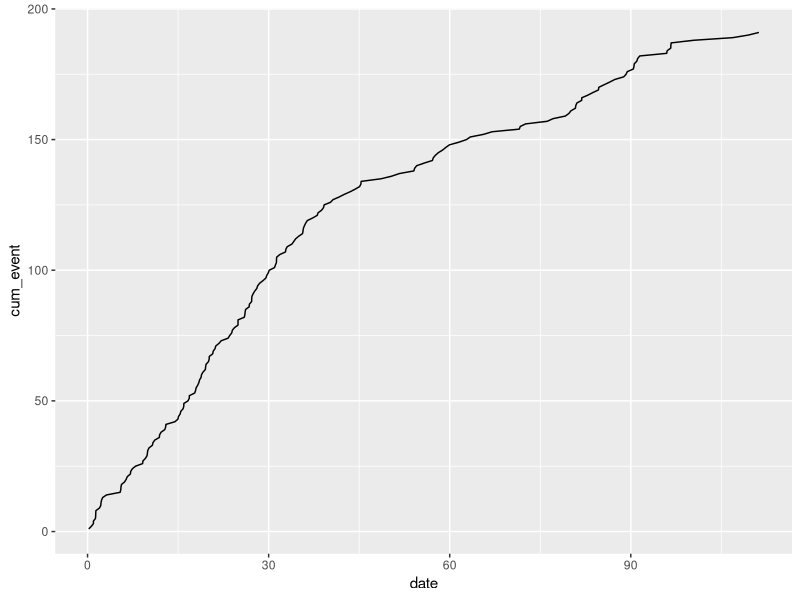
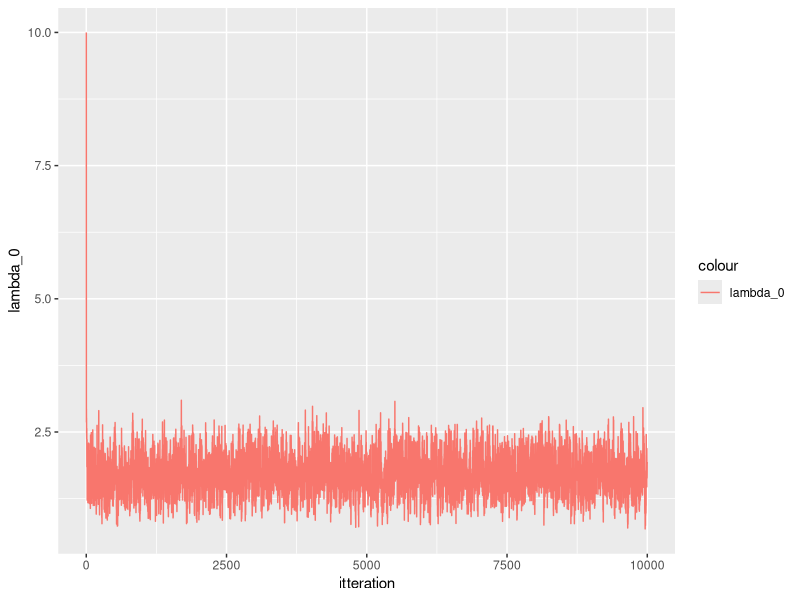
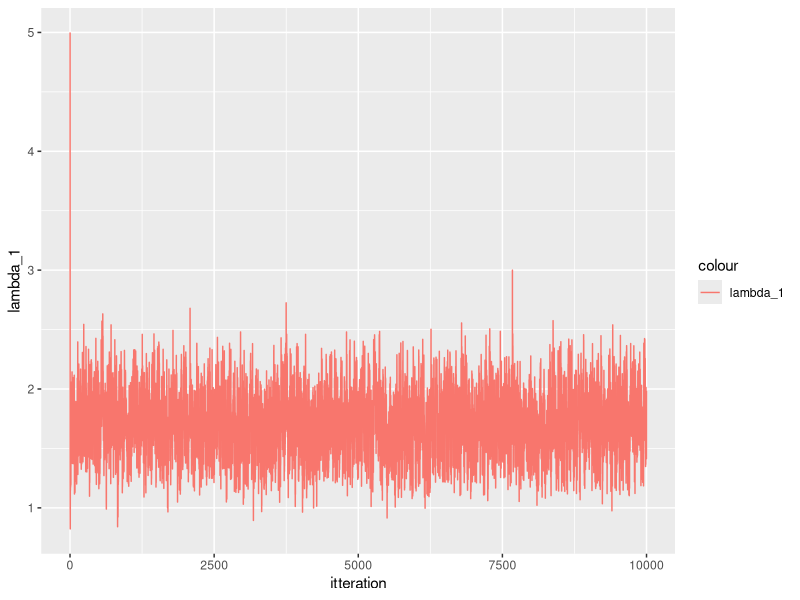
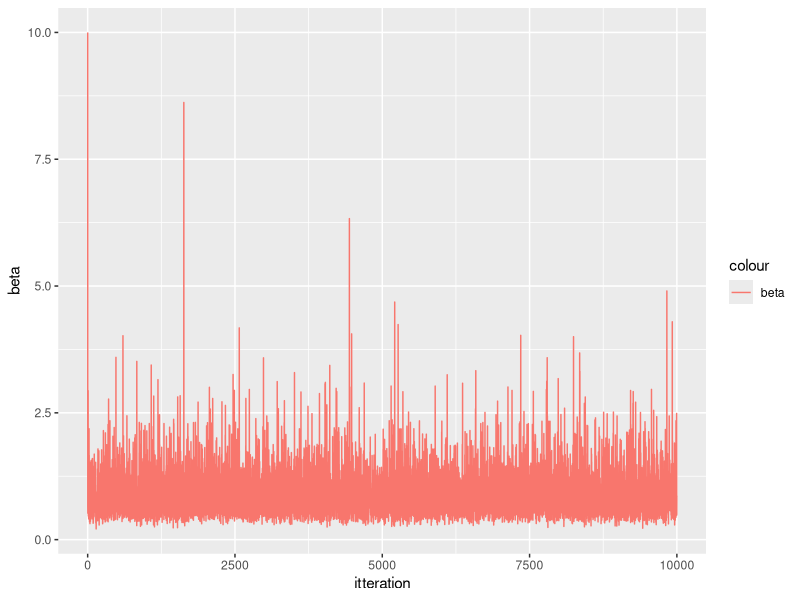
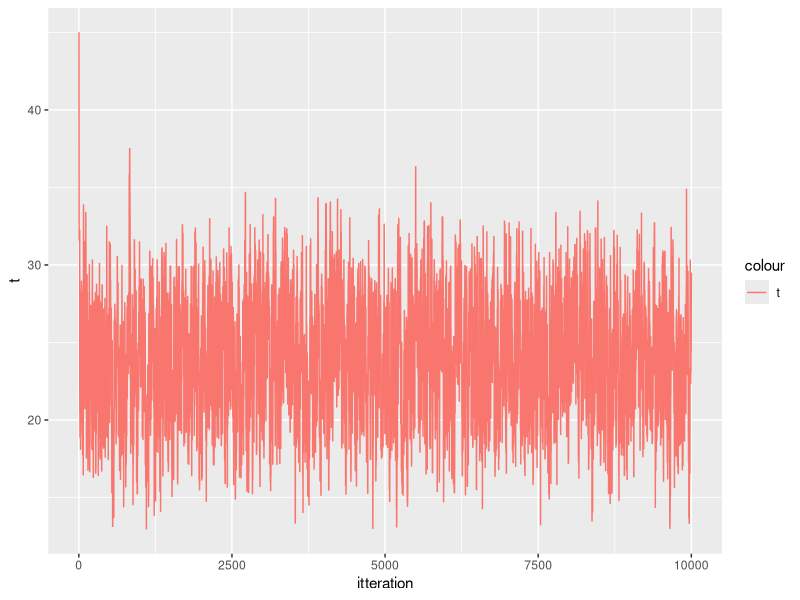

Here is the R script that generated these plots, in order:
#implemetn MCMC


# Want Q to be a random walk


# f_cond_beta <- function(beta, lambda_0, lambda_1){
#   return(exp(-1/beta * (lambda_0 + lambda_1 + 1))*(1/beta)^5)
# }

f_cond_t <- function(beta, lambda_0, lambda_1, y_0, y_1){
  return(lambda_0^{y_0+1} *lambda_1^{y_1+1}*exp(-t* (lambda_0 - lambda_1 )))
}

MH_alg <- function(n,data, t_0,t_2, t, lambda_0,lambda_1, beta, sigma){

  y_0 = sum(data[date <t]$event)
  y_1 = sum(data[date>= t]$event)
  y_0
  y_1
  results <- matrix(nrow = n, ncol = 4)
  results[1, 1:4] <- c(t, lambda_0, lambda_1, beta)
  for(i in 2:n){
    results[2:10, 1:4]
    #print("t")
    #print(results[i-1,1])
    y_0 = sum(data[date <results[i-1,1]]$event)
    y_1 = sum(data[date>= results[i-1,1]]$event)
    #print(i)
    #gibs step
    
    lambda_0 <- rgamma(1, (y_0 + 2 ), scale= (1/(t - t_0 + 1/beta))) #stemmer shape param?
    lambda_1 <- rgamma(1, (y_1 + 2 ), scale=(1/(t_2 - t + 1/beta))) #stemmer shape param?
    lambda_0
    lambda_1
    beta_tilde <- rgamma(1, 6, scale = 1/(lambda_0 + lambda_1 + 1))
    beta <- 1/beta_tilde
    beta
    results[i, 2:4] <- c( lambda_0, lambda_1, beta)
    
    #MH step
    
    t_old <- results[i-1, 1]
    t_new <- rnorm(1, t_old, sigma)
    t_new
    ## acceptannce prob
    a <- min(1, (lambda_0^{y_0+1} *lambda_1^{y_1+1}*exp(-t_new *(lambda_0 - lambda_1 )))/(lambda_0^{y_0+1} *lambda_1^{y_1+1}*exp(-t_old *(lambda_0 - lambda_1 ))))
    a
    u <- runif(1)
    u
    if (u< a){
      results[i, 1] <-  t_new
    } else{
      results[i,1] <- t_old
      }
  }
  return (results)
}


library(boot)
library(data.table)
library(tidyr)
library(ggplot2)

data <- as.data.table(coal)
data[, event:= 1]
data[, cum_event := cumsum(event)]
data[, date := date- 1851]
q <- ggplot(data = data, aes(x = date, y = cum_event))
q <- q + geom_line()
q

t = 45

lambda_0 <- 10 #135/50
lambda_1 <- 5 #56/50
beta = 10

n = 10000
t_0 = 0
t_2 = 112 #maybe should be 1963? 
sigma = 3

sim_MH <- MH_alg(n,data, t_0, t_2, t, lambda_0,lambda_1, beta, sigma)

sim_MH <- as.data.table(sim_MH)

setnames(sim_MH, c("t", "lambda_0", "lambda_1", "beta"))

sim_MH[, itteration := seq(1:n)]
sim_MH

q <- ggplot(data = sim_MH, aes(x = itteration) )
q <- q + geom_line(aes(y = lambda_0, colour = "lambda_0"))
q
q <- ggplot(data = sim_MH, aes(x = itteration) )
q <- q + geom_line(aes(y = lambda_1, colour = "lambda_1"))
q
q <- ggplot(data = sim_MH, aes(x = itteration) )
q <- q + geom_line(aes(y = beta, colour = "beta"))
q
q <- ggplot(data = sim_MH, aes(x = itteration) )
q <- q + geom_line(aes(y = t, colour = "t"))
q
#only beta has a burn in period! kind of

summary(sim_MH)
2.92*45 + 0.92*(112-45)
#seems very reasonable!! 
